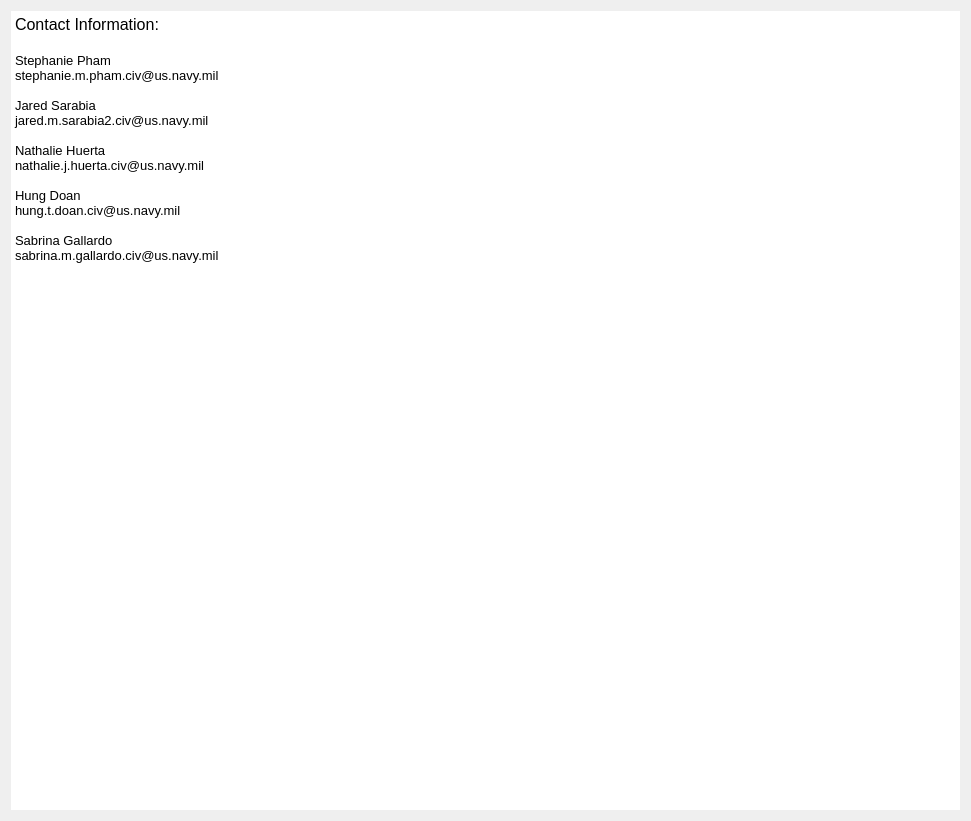
<?xml version="1.0" encoding="UTF-8"?>
<ui version="4.0">
 <class>Form</class>
 <widget class="QWidget" name="Form">
  <property name="geometry">
   <rect>
    <x>0</x>
    <y>0</y>
    <width>971</width>
    <height>821</height>
   </rect>
  </property>
  <property name="windowTitle">
   <string>Form</string>
  </property>
  <layout class="QVBoxLayout" name="verticalLayout">
   <item>
    <layout class="QHBoxLayout" name="horizontalLayout">
     <item>
      <widget class="QTextEdit" name="textEdit">
       <property name="styleSheet">
        <string notr="true">border: 0;</string>
       </property>
       <property name="html">
        <string>&lt;!DOCTYPE HTML PUBLIC &quot;-//W3C//DTD HTML 4.0//EN&quot; &quot;http://www.w3.org/TR/REC-html40/strict.dtd&quot;&gt;
&lt;html&gt;&lt;head&gt;&lt;meta name=&quot;qrichtext&quot; content=&quot;1&quot; /&gt;&lt;style type=&quot;text/css&quot;&gt;
p, li { white-space: pre-wrap; }
&lt;/style&gt;&lt;/head&gt;&lt;body style=&quot; font-family:'MS Shell Dlg 2'; font-size:8.25pt; font-weight:400; font-style:normal;&quot;&gt;
&lt;p style=&quot; margin-top:0px; margin-bottom:0px; margin-left:0px; margin-right:0px; -qt-block-indent:0; text-indent:0px;&quot;&gt;&lt;span style=&quot; font-size:12pt;&quot;&gt;Contact Information:&lt;/span&gt;&lt;/p&gt;
&lt;p style=&quot;-qt-paragraph-type:empty; margin-top:0px; margin-bottom:0px; margin-left:0px; margin-right:0px; -qt-block-indent:0; text-indent:0px; font-size:12pt;&quot;&gt;&lt;br /&gt;&lt;/p&gt;
&lt;p style=&quot; margin-top:0px; margin-bottom:0px; margin-left:0px; margin-right:0px; -qt-block-indent:0; text-indent:0px;&quot;&gt;&lt;span style=&quot; font-size:10pt;&quot;&gt;Stephanie Pham &lt;/span&gt;&lt;/p&gt;
&lt;p style=&quot; margin-top:0px; margin-bottom:0px; margin-left:0px; margin-right:0px; -qt-block-indent:0; text-indent:0px;&quot;&gt;&lt;span style=&quot; font-size:10pt;&quot;&gt;stephanie.m.pham.civ@us.navy.mil&lt;/span&gt;&lt;/p&gt;
&lt;p style=&quot;-qt-paragraph-type:empty; margin-top:0px; margin-bottom:0px; margin-left:0px; margin-right:0px; -qt-block-indent:0; text-indent:0px; font-size:10pt;&quot;&gt;&lt;br /&gt;&lt;/p&gt;
&lt;p style=&quot; margin-top:0px; margin-bottom:0px; margin-left:0px; margin-right:0px; -qt-block-indent:0; text-indent:0px;&quot;&gt;&lt;span style=&quot; font-size:10pt;&quot;&gt;Jared Sarabia&lt;/span&gt;&lt;/p&gt;
&lt;p style=&quot; margin-top:0px; margin-bottom:0px; margin-left:0px; margin-right:0px; -qt-block-indent:0; text-indent:0px;&quot;&gt;&lt;span style=&quot; font-size:10pt;&quot;&gt;jared.m.sarabia2.civ@us.navy.mil&lt;/span&gt;&lt;/p&gt;
&lt;p style=&quot;-qt-paragraph-type:empty; margin-top:0px; margin-bottom:0px; margin-left:0px; margin-right:0px; -qt-block-indent:0; text-indent:0px; font-size:10pt;&quot;&gt;&lt;br /&gt;&lt;/p&gt;
&lt;p style=&quot; margin-top:0px; margin-bottom:0px; margin-left:0px; margin-right:0px; -qt-block-indent:0; text-indent:0px;&quot;&gt;&lt;span style=&quot; font-size:10pt;&quot;&gt;Nathalie Huerta&lt;/span&gt;&lt;/p&gt;
&lt;p style=&quot; margin-top:0px; margin-bottom:0px; margin-left:0px; margin-right:0px; -qt-block-indent:0; text-indent:0px;&quot;&gt;&lt;span style=&quot; font-size:10pt;&quot;&gt;nathalie.j.huerta.civ@us.navy.mil&lt;/span&gt;&lt;/p&gt;
&lt;p style=&quot;-qt-paragraph-type:empty; margin-top:0px; margin-bottom:0px; margin-left:0px; margin-right:0px; -qt-block-indent:0; text-indent:0px; font-size:10pt;&quot;&gt;&lt;br /&gt;&lt;/p&gt;
&lt;p style=&quot; margin-top:0px; margin-bottom:0px; margin-left:0px; margin-right:0px; -qt-block-indent:0; text-indent:0px;&quot;&gt;&lt;span style=&quot; font-size:10pt;&quot;&gt;Hung Doan&lt;/span&gt;&lt;/p&gt;
&lt;p style=&quot; margin-top:0px; margin-bottom:0px; margin-left:0px; margin-right:0px; -qt-block-indent:0; text-indent:0px;&quot;&gt;&lt;span style=&quot; font-size:10pt;&quot;&gt;hung.t.doan.civ@us.navy.mil&lt;/span&gt;&lt;/p&gt;
&lt;p style=&quot;-qt-paragraph-type:empty; margin-top:0px; margin-bottom:0px; margin-left:0px; margin-right:0px; -qt-block-indent:0; text-indent:0px; font-size:10pt;&quot;&gt;&lt;br /&gt;&lt;/p&gt;
&lt;p style=&quot; margin-top:0px; margin-bottom:0px; margin-left:0px; margin-right:0px; -qt-block-indent:0; text-indent:0px;&quot;&gt;&lt;span style=&quot; font-size:10pt;&quot;&gt;Sabrina Gallardo &lt;/span&gt;&lt;/p&gt;
&lt;p style=&quot; margin-top:0px; margin-bottom:0px; margin-left:0px; margin-right:0px; -qt-block-indent:0; text-indent:0px;&quot;&gt;&lt;span style=&quot; font-size:10pt;&quot;&gt;sabrina.m.gallardo.civ@us.navy.mil&lt;/span&gt;&lt;/p&gt;
&lt;p style=&quot;-qt-paragraph-type:empty; margin-top:0px; margin-bottom:0px; margin-left:0px; margin-right:0px; -qt-block-indent:0; text-indent:0px; font-size:12pt;&quot;&gt;&lt;br /&gt;&lt;/p&gt;
&lt;p style=&quot;-qt-paragraph-type:empty; margin-top:0px; margin-bottom:0px; margin-left:0px; margin-right:0px; -qt-block-indent:0; text-indent:0px; font-size:12pt;&quot;&gt;&lt;br /&gt;&lt;/p&gt;&lt;/body&gt;&lt;/html&gt;</string>
       </property>
       <property name="textInteractionFlags">
        <set>Qt::TextEditable</set>
       </property>
      </widget>
     </item>
    </layout>
   </item>
  </layout>
 </widget>
 <resources>
  <include location="../uiResourceFiles/files.qrc"/>
 </resources>
 <connections/>
</ui>
